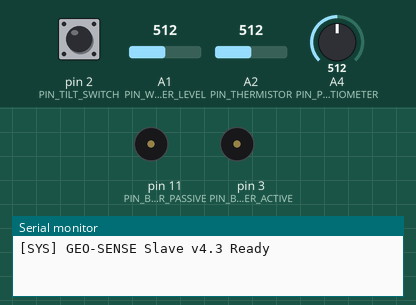
Simulated run of this sketch. Board: Arduino Uno, built with avr-gcc and run on an emulated ATmega328P. Shown: buzzer (waves = sounding, pin HIGH), the last lines printed to the serial monitor. Inputs (shaded band) come from the test bench; at power-on: pin 2 (PIN_TILT_SWITCH) HIGH, A1 (PIN_WATER_LEVEL) = 512, A2 (PIN_THERMISTOR) = 512, A4 (PIN_POTENTIOMETER) = 512.

Above: at 1.2 s.
1.3 s: pin 2 (PIN_TILT_SWITCH) pulled LOW for 0.15 s
At 2.4 s:
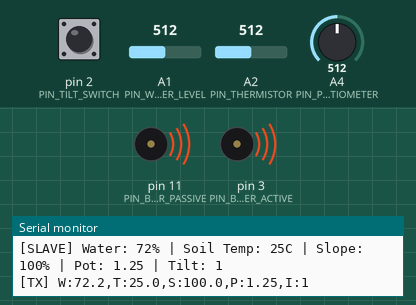
Timing chart, 0 to 17.8 s (numbered marks = the images above; inputs shaded):
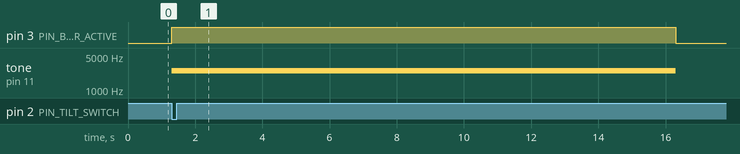

The sketch:

GeoSense_Arduino_Slave_v4.ino
```cpp
// ================================================================
//  GEO-SENSE AFRICA v4.3 — ARDUINO UNO SLAVE NODE
//  Multi-Hazard Early Warning System — Edge Processing Unit
// ================================================================
//
//  SERIAL PROTOCOL (CORE ESSENTIALS + TELEMETRY)
//  ─────────────────────────────────────────────────────────────
//  TX Format: W:xx.x,T:xx.x,S:xx.x,P:x.xx,I:x
//  Local Debug: [SLAVE] Water: XX% | Soil Temp: XXC | Slope: XX% | Pot: X.XX | Tilt: X
//  Packet Log:  [TX] W:xx.x,T:xx.x,S:xx.x,P:x.xx,I:x
// ================================================================

#include <avr/wdt.h>

// ════════════════════════════════════════════════════════════
//  PIN DEFINITIONS
// ════════════════════════════════════════════════════════════
#define PIN_WATER_LEVEL     A1
#define PIN_THERMISTOR      A2
#define PIN_POTENTIOMETER   A4
#define PIN_TILT_SWITCH     2   // INT0
#define PIN_BUZZER_ACTIVE   3
#define PIN_BUZZER_PASSIVE  11

// ════════════════════════════════════════════════════════════
//  CONFIGURATION
// ════════════════════════════════════════════════════════════
#define THERMISTOR_NOMINAL  10000.0f
#define SERIES_RESISTOR     10000.0f
#define BCOEFFICIENT        3950.0f
#define TEMP_NOMINAL        298.15f

#define TX_INTERVAL_MS      2000UL
#define DEBUG_INTERVAL_MS   2000UL
#define SAMPLE_INTERVAL_MS   150UL
#define EMA_ALPHA           0.3f

// ════════════════════════════════════════════════════════════
//  STATE
// ════════════════════════════════════════════════════════════
volatile bool     tiltTriggered = false;
volatile uint32_t tiltMs        = 0;
volatile uint32_t lastTiltEventMs = 0;

float waterLevel     = 0.0f;
float thermistorTemp = 25.0f;
float potCalibration = 1.0f;
float slopePct       = 0.0f;
float ema_water      = 0.0f;

static uint32_t lastTxMs     = 0;
static uint32_t lastDebugMs  = 0;
static uint32_t lastSampleMs = 0;
static uint32_t lastBuzMs    = 0;
static int      cmdAlertLevel = 0;
static bool     buzzerWasOn   = false;

char serialBuffer[32];
uint8_t serialIdx = 0;

// ════════════════════════════════════════════════════════════
//  ISR
// ════════════════════════════════════════════════════════════
void LANDSLIDE_ISR() {
  tiltTriggered = true;
  tiltMs = millis();
  lastTiltEventMs = tiltMs;
}

// ════════════════════════════════════════════════════════════
//  SETUP
// ════════════════════════════════════════════════════════════
void setup() {
  wdt_enable(WDTO_4S);
  Serial.begin(9600);

  pinMode(PIN_TILT_SWITCH, INPUT_PULLUP);
  attachInterrupt(digitalPinToInterrupt(PIN_TILT_SWITCH), LANDSLIDE_ISR, FALLING);

  pinMode(PIN_BUZZER_ACTIVE,  OUTPUT);
  pinMode(PIN_BUZZER_PASSIVE, OUTPUT);
  digitalWrite(PIN_BUZZER_ACTIVE, LOW);
  noTone(PIN_BUZZER_PASSIVE);

  Serial.println(F("[SYS] GEO-SENSE Slave v4.3 Ready"));
  wdt_reset();
}

// ════════════════════════════════════════════════════════════
//  MAIN LOOP
// ════════════════════════════════════════════════════════════
void loop() {
  wdt_reset();
  const uint32_t now = millis();

  // ── TILT LOGIC ────────────────────────────────────────────
  bool tiltNow;
  {
    noInterrupts();
    tiltNow = tiltTriggered;
    interrupts();
  }

  if (tiltNow && (now - tiltMs > 15000UL)) {
    noInterrupts(); tiltTriggered = false; interrupts();
  }

  // ── SLOPE DECAY ───────────────────────────────────────────
  if (now - lastTiltEventMs > 30000UL) {
    slopePct = max(0.0f, slopePct - 2.0f);
  } else if (tiltNow) {
    slopePct = min(100.0f, slopePct + 30.0f);
  }

  // ── SENSORS ───────────────────────────────────────────────
  if (now - lastSampleMs >= SAMPLE_INTERVAL_MS) {
    lastSampleMs = now;

    int rawW = analogRead(PIN_WATER_LEVEL);
    float wPct = constrain((float)map(rawW, 0, 700, 0, 100), 0.0f, 100.0f);
    ema_water = (EMA_ALPHA * wPct) + ((1.0f - EMA_ALPHA) * ema_water);
    waterLevel = ema_water;

    int rawT = analogRead(PIN_THERMISTOR);
    if (rawT > 10 && rawT < 1010) {
      float res = SERIES_RESISTOR * ((1023.0f / (float)rawT) - 1.0f);
      float invT = (1.0f / TEMP_NOMINAL) + (log(res / THERMISTOR_NOMINAL) / BCOEFFICIENT);
      thermistorTemp = (1.0f / invT) - 273.15f;
    }

    int rawP = analogRead(PIN_POTENTIOMETER);
    potCalibration = (float)map(rawP, 0, 1023, 50, 200) / 100.0f;
  }

  // ── SERIAL RX ─────────────────────────────────────────────
  while (Serial.available()) {
    char c = (char)Serial.read();
    if (c == '\n' || c == '\r') {
      serialBuffer[serialIdx] = '\0';
      if (strncmp(serialBuffer, "CMD:", 4) == 0) cmdAlertLevel = atoi(serialBuffer + 4);
      serialIdx = 0;
    } else if (serialIdx < 31) serialBuffer[serialIdx++] = c;
    else serialIdx = 0;
  }

  // ── ALERTS ────────────────────────────────────────────────
  handleAlerts(tiltNow, now);

  // ── TELEMETRY & TRANSMIT ──────────────────────────────────
  if (now - lastDebugMs >= DEBUG_INTERVAL_MS) {
    lastDebugMs = now;
    Serial.print(F("[SLAVE] Water: ")); Serial.print((int)waterLevel);
    Serial.print(F("% | Soil Temp: ")); Serial.print((int)thermistorTemp);
    Serial.print(F("C | Slope: "));      Serial.print((int)slopePct);
    Serial.print(F("% | Pot: "));        Serial.print(potCalibration);
    Serial.print(F(" | Tilt: "));       Serial.println(tiltNow ? 1 : 0);
  }

  if (now - lastTxMs >= TX_INTERVAL_MS) {
    lastTxMs = now;
    transmitToESP32(tiltNow);
  }
}

void handleAlerts(bool tiltNow, uint32_t now) {
  if (tiltNow) {
    if (!buzzerWasOn) {
      tone(PIN_BUZZER_PASSIVE, 2500);
      digitalWrite(PIN_BUZZER_ACTIVE, HIGH);
      buzzerWasOn = true;
    }
    return;
  }

  if (cmdAlertLevel >= 2) {
    if (now - lastBuzMs > 450) {
      lastBuzMs = now;
      static bool phase = false;
      phase = !phase;
      tone(PIN_BUZZER_PASSIVE, phase ? 1800 : 2000, 180);
      buzzerWasOn = true;
    }
  } else if (cmdAlertLevel == 1) {
    if (now - lastBuzMs > 3000) {
      lastBuzMs = now;
      tone(PIN_BUZZER_PASSIVE, 880, 120);
      buzzerWasOn = false;
    }
  } else if (buzzerWasOn) {
    noTone(PIN_BUZZER_PASSIVE);
    digitalWrite(PIN_BUZZER_ACTIVE, LOW);
    buzzerWasOn = false;
  }
}

void transmitToESP32(bool tiltNow) {
  char packet[48];
  int w_i = (int)waterLevel;
  int w_f = (int)fabsf((waterLevel - w_i) * 10.0f) % 10;
  int t_i = (int)thermistorTemp;
  int t_f = (int)fabsf((thermistorTemp - t_i) * 10.0f) % 10;
  int s_i = (int)slopePct;
  int s_f = (int)fabsf((slopePct - s_i) * 10.0f) % 10;
  int p_i = (int)potCalibration;
  int p_f = (int)fabsf((potCalibration - p_i) * 100.0f) % 100;

  snprintf(packet, sizeof(packet), "W:%d.%d,T:%d.%d,S:%d.%d,P:%d.%02d,I:%d",
           w_i, w_f, t_i, t_f, s_i, s_f, p_i, p_f, tiltNow ? 1 : 0);

  Serial.print(F("[TX] "));
  Serial.println(packet);
}
```

Measured:
- after the input at 1.3 s, pin 3 (PIN_BUZZER_ACTIVE): LOW → HIGH at once, → LOW 15.0 s later; tone on pin 11 (PIN_BUZZER_PASSIVE): silent → 2500 Hz at once, → silent 15.0 s later
